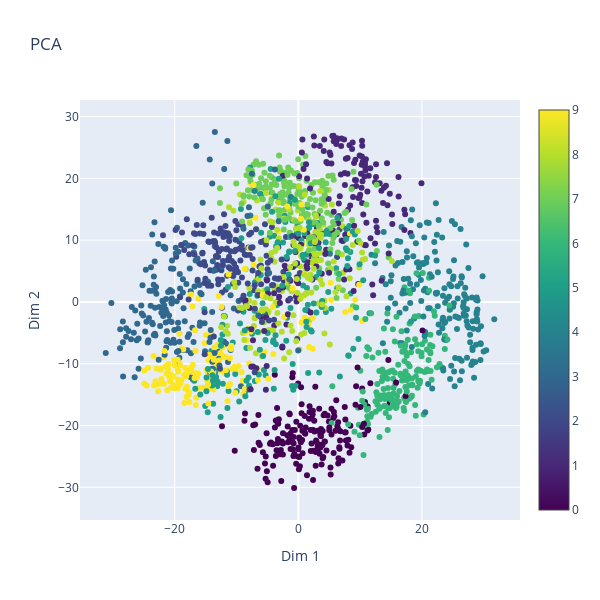

Write notebook code for a chart like this one.
### Code cell
X_pca = PCA(n_components=2).fit_transform(X)
draw_2d(X_pca, "PCA", y)

### Figure 1 — Plotly figure (JSON) as saved in the notebook; plotly's stock layout.template omitted (floating-point values rounded to 4 significant figures; data arrays with more than 128 entries replaced by an {"elided": "..."} marker saying what was removed)
{"data": [{"marker": {"color": {"elided": "1797 int values"}, "colorscale": [[0, "#440154"], [0.1111, "#482878"], [0.2222, "#3e4989"], [0.3333, "#31688e"], [0.4444, "#26828e"], [0.5556, "#1f9e89"], [0.6667, "#35b779"], [0.7778, "#6ece58"], [0.8889, "#b5de2b"], [1, "#fde725"]], "showscale": true, "size": 6}, "mode": "markers", "type": "scatter", "x": {"elided": "1797 float values"}, "y": {"elided": "1797 float values"}}], "layout": {"height": 600, "title": {"text": "PCA"}, "width": 600, "xaxis": {"scaleanchor": "y", "title": {"text": "Dim 1"}}, "yaxis": {"title": {"text": "Dim 2"}}}}
